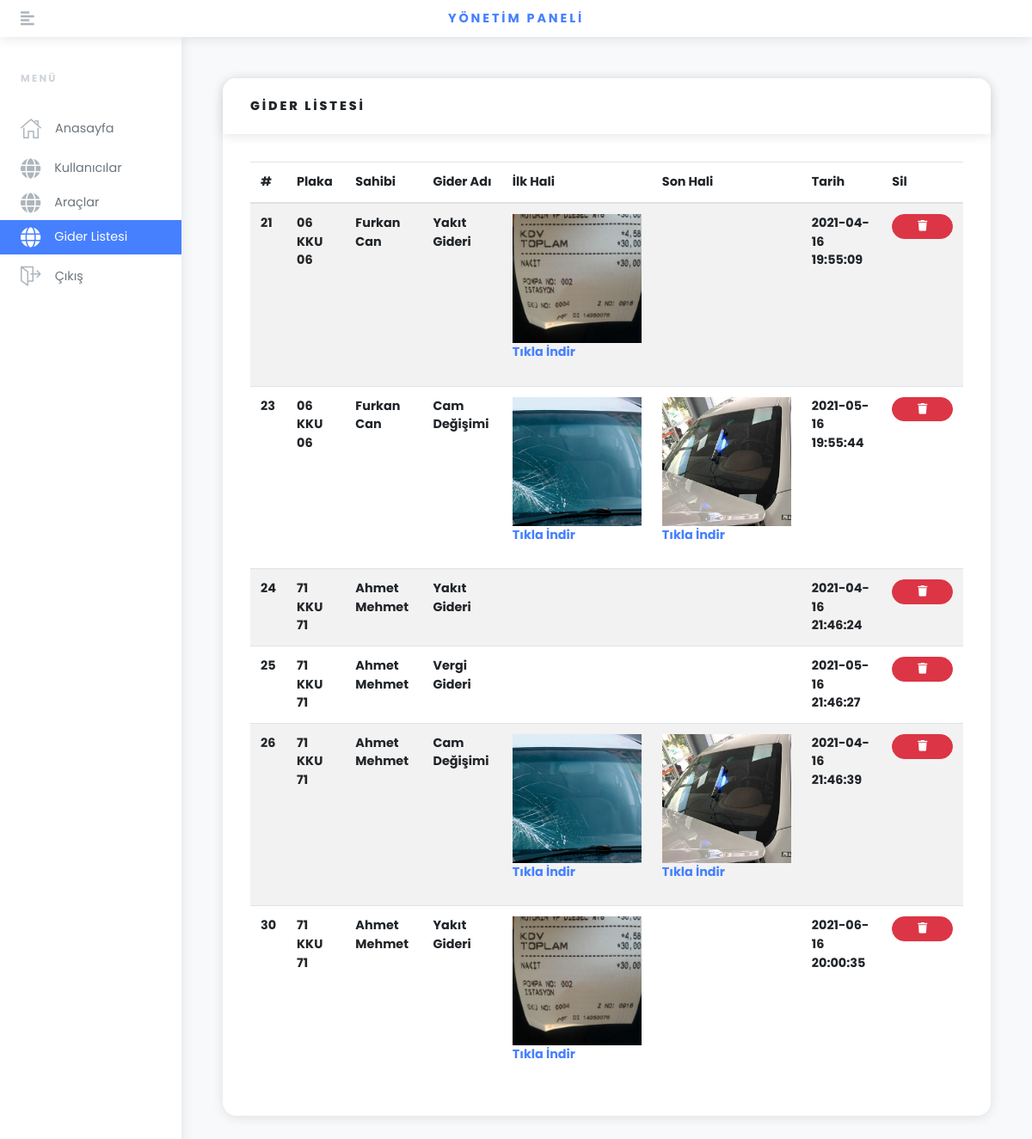
The page /dosyalar/panel/gider-listesi.php (signed in) on the database its author committed.
### tables this page shows
CREATE TABLE IF NOT EXISTS `gider` (
  `gider_id` int(11) NOT NULL AUTO_INCREMENT,
  `gider_adi` text NOT NULL,
  `gider_tutar` text NOT NULL,
  `ilk_img` text NOT NULL,
  `son_img` text NOT NULL,
  `tarih` timestamp NOT NULL DEFAULT CURRENT_TIMESTAMP,
  `gider_arac_id` text NOT NULL,
  `gider_kul_id` text NOT NULL,
  PRIMARY KEY (`gider_id`)
);

CREATE TABLE IF NOT EXISTS `araclar` (
  `arac_id` int(11) NOT NULL AUTO_INCREMENT,
  `plaka` text NOT NULL,
  `kul_id` text NOT NULL,
  PRIMARY KEY (`arac_id`)
);

CREATE TABLE IF NOT EXISTS `kullanicilar` (
  `kul_id` int(11) NOT NULL AUTO_INCREMENT,
  `kul_sifre` text NOT NULL,
  `ad` text NOT NULL,
  `mail` text NOT NULL,
  PRIMARY KEY (`kul_id`)
);

### dosyalar/panel/gider-listesi.php (the view, shortened to what this page needs)
<?php
$sayfa = 'gider';
include 'inc/header.php';
?>
<div class="page-holder w-100 d-flex flex-wrap">
  <div class="container-fluid px-xl-5">
    <section class="py-5">
      <div class="row">
        <div class="col-lg-12 mb-4">
          <div class="card">
            <div class="card-header">
              <h6 class="text-uppercase mb-0">GİDER LİSTESİ</h6>
            </div>
            <div class="card-body">
              <table class="table table-striped table-hover card-text">
                <thead>
                  <tr>
                    <th>#</th>
                    <th>Plaka</th>
                    <th>Sahibi</th>
                    <th>Gider Adı</th>
                    <th>İlk Hali</th>
                    <th>Son Hali </th>
                    <th>Tarih</th>
                    <th>Sil</th>
                  </tr>
                </thead>
                <tbody>
                  <?php
                  $veriCek=$conn->prepare("SELECT * FROM gider,araclar,kullanicilar
                    WHERE gider.gider_arac_id=araclar.arac_id and
                    kullanicilar.kul_id = araclar.kul_id
                    ");
                  $veriCek->execute();
                  while ($row=$veriCek->fetch(PDO::FETCH_ASSOC)) {  ?>
                    <tr>
                      <th scope="row"><?php echo $row['gider_id']; ?></th>
                      <th scope="row"><?php echo $row['plaka']; ?></th>
                      <th scope="row"><?php echo $row['ad']; ?></th>
                      <th scope="row"><?php echo $row['gider_adi']; ?></th>
                      <th scope="row">
                        <?php if ($row['ilk_img'] != '' ) {?>
                          <a download href="../<?php echo $row['ilk_img']; ?>">
                            <img class="tabloResim" src="../<?php echo $row['ilk_img']; ?>">
                            <p>Tıkla İndir</p>
                          </a>
                        <?php } ?>
                      </th>
                      <th scope="row">
                        <?php if ($row['son_img'] != '' ) {?>
                          <a download href="../<?php echo $row['son_img']; ?>">
                            <img class="tabloResim" src="../<?php echo $row['son_img']; ?>">
                            <p>Tıkla İndir</p>
                          </a>
                        <?php } ?>
                      </th>
                      <th scope="row"><?php echo $row['tarih']; ?></th>
                      <th>   <button value="<?php echo $row['gider_id']; ?>" islem="giderSil"  class="btn btn-danger btn-sm btn-gider-sil"> <i class="fa fa-trash"></i> </button>  </th>
                    </tr>
                  <?php } ?>
                </tbody>
              </table>
            </div>
          </div>
        </div>
      </div>
    </section>
  </div>
  <?php include 'inc/footer.php'; ?>

### dosyalar/panel/inc/header.php (shortened to what this page needs)
<!DOCTYPE html>
<html>
<head>
  <link rel="stylesheet" href="vendor/bootstrap/css/bootstrap.min.css">
  <link rel="stylesheet" href="https://use.fontawesome.com/releases/v5.3.1/css/all.css">
  <link rel="stylesheet" href="css/orionicons.css">
  <link rel="stylesheet" href="css/style.default.css" id="theme-stylesheet">
  <link rel="stylesheet" href="css/custom.css">
      </head>
      <body>
        <header class="header">
          <nav class="navbar navbar-expand-lg px-4 py-2 bg-white shadow"><a href="#" class="sidebar-toggler text-gray-500 mr-4 mr-lg-5 lead"><i class="fas fa-align-left"></i></a><a href="index.php" class="navbar-brand font-weight-bold text-uppercase text-base">YÖNETİM PANELİ</a>
          </nav>
        </header>
        <div class="d-flex align-items-stretch">
          <div id="sidebar" class="sidebar py-3">
            <div class="text-gray-400 text-uppercase px-3 px-lg-4 py-4 font-weight-bold small headings-font-family">Menü</div>
            <ul class="sidebar-menu list-unstyled">
              <li class="sidebar-list-item"><a href="index.php" class="sidebar-link text-muted <?php if ($sayfa == 'anasayfa') echo "active";?> "><i class="o-home-1 mr-3 text-gray"></i><span>Anasayfa</span></a></li>
              <li class="sidebar-list-item"><a href="kullanicilar.php"  class="sidebar-link text-muted <?php if ($sayfa == 'kullanicilar') echo "active";?>"><i class="fa fa-globe mr-3 text-gray"></i><span>Kullanıcılar</span></a>
              </li>
              <li class="sidebar-list-item"><a href="araclar.php"  class="sidebar-link text-muted <?php if ($sayfa == 'araclar') echo "active";?>"><i class="fa fa-globe mr-3 text-gray"></i><span>Araçlar</span></a>
              </li>
              <li class="sidebar-list-item"><a href="gider-listesi.php"  class="sidebar-link text-muted <?php if ($sayfa == 'gider') echo "active";?>"><i class="fa fa-globe mr-3 text-gray"></i><span>Gider Listesi</span></a>
              </li>
              <li class="sidebar-list-item"><a href="cikis.php" class="sidebar-link text-muted"><i class="o-exit-1 mr-3 text-gray"></i><span>Çıkış</span></a></li>
            </ul>
          </div>

### dosyalar/panel/inc/footer.php (shortened to what this page needs)
</div>
</div>
<link rel="stylesheet" href="sweetalert2.min.css">
</body>
</html>

### dosyalar/panel/gider-listesi.php (style rules this page uses)
.tabloResim { height: 150px; width: 150px; object-fit: cover; }

### rows shown on the page
gider: gider_id "21", araclar.plaka "06 KKU 06", kullanicilar.ad "Furkan Can", gider_adi "Yakıt Gideri", ilk_img (picture), tarih "2021-04-16 19:55:09"
gider: gider_id "23", araclar.plaka "06 KKU 06", kullanicilar.ad "Furkan Can", gider_adi "Cam Değişimi", ilk_img (picture), son_img (picture), tarih "2021-05-16 19:55:44"
gider: gider_id "24", araclar.plaka "71 KKU 71", kullanicilar.ad "Ahmet Mehmet", gider_adi "Yakıt Gideri", tarih "2021-04-16 21:46:24"
gider: gider_id "25", araclar.plaka "71 KKU 71", kullanicilar.ad "Ahmet Mehmet", gider_adi "Vergi Gideri", tarih "2021-05-16 21:46:27"
gider: gider_id "26", araclar.plaka "71 KKU 71", kullanicilar.ad "Ahmet Mehmet", gider_adi "Cam Değişimi", ilk_img (picture), son_img (picture), tarih "2021-04-16 21:46:39"
gider: gider_id "30", araclar.plaka "71 KKU 71", kullanicilar.ad "Ahmet Mehmet", gider_adi "Yakıt Gideri", ilk_img (picture), tarih "2021-06-16 20:00:35"
